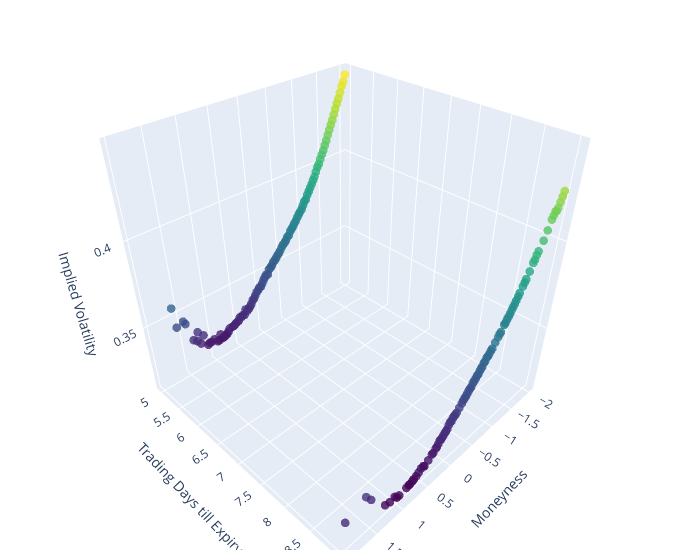

Notebook code for this chart:
### Code cell
import pandas as pd
import plotly.graph_objects as go

# Create a copy of pd_merged
pd_merged_copy = pd_merged.copy()

# Convert the string to a pandas Timestamp
date = pd.Timestamp('2019-01-11')

# Use the copy for the filtering
pd_merged_2 = pd_merged_copy[(pd_merged_copy["trading_days_till_exp"] <= 10) & (pd_merged_copy["m_category"] == "|m| ≤ 2") & (pd_merged_copy['cp_flag'] == 'P')]
# Filter the DataFrame for the 'NVDA' ticker and the specific date
df_nvda = pd_merged_2[(pd_merged_2['Ticker'] == 'AMZN') & (pd_merged_2['date'] == date)]

# Create a 3D scatter plot
fig = go.Figure(data=[go.Scatter3d(
    x=df_nvda['moneyness'],
    y=df_nvda['trading_days_till_exp'],
    z=df_nvda['impl_volatility'],
    mode='markers',
    marker=dict(
        size=3,
        color=df_nvda['impl_volatility'],  # set color to an array/list of desired values
        colorscale='Viridis',   # choose a colorscale
        opacity=0.8
    )
)])

# Set labels
fig.update_layout(scene = dict(
                    xaxis_title='Moneyness',
                    yaxis_title='Trading Days till Expiry',
                    zaxis_title='Implied Volatility'),
                    width=700,
                    margin=dict(r=20, b=10, l=10, t=10))

fig.show()

### Figure 1 — Plotly figure (JSON) as saved in the notebook; plotly's stock layout.template omitted (floating-point values rounded to 4 significant figures; data arrays with more than 128 entries replaced by an {"elided": "..."} marker saying what was removed)
{"data": [{"marker": {"color": {"elided": "196 float values"}, "colorscale": [[0, "#440154"], [0.1111, "#482878"], [0.2222, "#3e4989"], [0.3333, "#31688e"], [0.4444, "#26828e"], [0.5556, "#1f9e89"], [0.6667, "#35b779"], [0.7778, "#6ece58"], [0.8889, "#b5de2b"], [1, "#fde725"]], "opacity": 0.8, "size": 3}, "mode": "markers", "type": "scatter3d", "x": {"elided": "196 float values"}, "y": {"elided": "196 int values"}, "z": {"elided": "196 float values"}}], "layout": {"margin": {"b": 10, "l": 10, "r": 20, "t": 10}, "scene": {"xaxis": {"title": {"text": "Moneyness"}}, "yaxis": {"title": {"text": "Trading Days till Expiry"}}, "zaxis": {"title": {"text": "Implied Volatility"}}}, "width": 700}}
